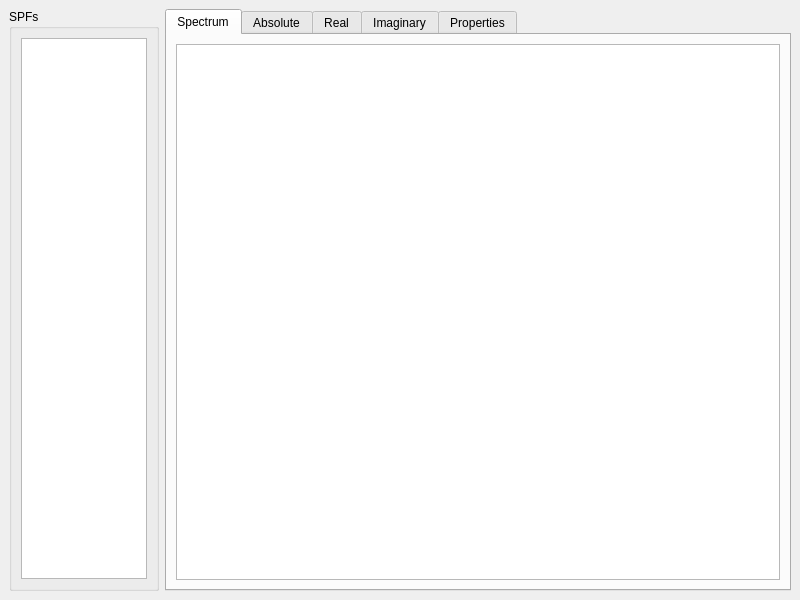
<?xml version="1.0" encoding="UTF-8"?>
<ui version="4.0">
 <class>MainWindow</class>
 <widget class="QMainWindow" name="MainWindow">
  <property name="geometry">
   <rect>
    <x>0</x>
    <y>0</y>
    <width>800</width>
    <height>600</height>
   </rect>
  </property>
  <property name="windowTitle">
   <string>Spectrum of One-Body Operator</string>
  </property>
  <widget class="QWidget" name="centralwidget">
   <layout class="QHBoxLayout" name="horizontalLayout">
    <item>
     <widget class="QGroupBox" name="group_spfs">
      <property name="maximumSize">
       <size>
        <width>150</width>
        <height>16777215</height>
       </size>
      </property>
      <property name="title">
       <string>SPFs</string>
      </property>
      <layout class="QVBoxLayout" name="verticalLayout_4">
       <item>
        <widget class="QListWidget" name="list_spfs"/>
       </item>
      </layout>
     </widget>
    </item>
    <item>
     <widget class="QTabWidget" name="tabs">
      <property name="currentIndex">
       <number>0</number>
      </property>
      <widget class="QWidget" name="tab_spectrum">
       <attribute name="title">
        <string>Spectrum</string>
       </attribute>
       <layout class="QVBoxLayout" name="verticalLayout_5">
        <item>
         <widget class="QGraphicsView" name="plot_spectrum"/>
        </item>
       </layout>
      </widget>
      <widget class="QWidget" name="tab_abs">
       <attribute name="title">
        <string>Absolute</string>
       </attribute>
       <layout class="QVBoxLayout" name="verticalLayout">
        <item>
         <widget class="QGraphicsView" name="plot_abs"/>
        </item>
       </layout>
      </widget>
      <widget class="QWidget" name="tab_real">
       <attribute name="title">
        <string>Real</string>
       </attribute>
       <layout class="QVBoxLayout" name="verticalLayout_2">
        <item>
         <widget class="QGraphicsView" name="plot_real"/>
        </item>
       </layout>
      </widget>
      <widget class="QWidget" name="tab_imag">
       <attribute name="title">
        <string>Imaginary</string>
       </attribute>
       <layout class="QVBoxLayout" name="verticalLayout_3">
        <item>
         <widget class="QGraphicsView" name="plot_imag"/>
        </item>
       </layout>
      </widget>
      <widget class="QWidget" name="tab_properties">
       <attribute name="title">
        <string>Properties</string>
       </attribute>
       <layout class="QVBoxLayout" name="verticalLayout_6">
        <item>
         <widget class="QTableWidget" name="table_properties">
          <row>
           <property name="text">
            <string>Energy</string>
           </property>
          </row>
          <row>
           <property name="text">
            <string>Index</string>
           </property>
          </row>
          <row>
           <property name="text">
            <string>Norm</string>
           </property>
          </row>
          <row>
           <property name="text">
            <string>Max. Overlap</string>
           </property>
          </row>
          <column>
           <property name="text">
            <string>Value</string>
           </property>
          </column>
          <item row="0" column="0">
           <property name="text">
            <string>0</string>
           </property>
          </item>
          <item row="1" column="0">
           <property name="text">
            <string>0</string>
           </property>
          </item>
          <item row="2" column="0">
           <property name="text">
            <string>0</string>
           </property>
          </item>
          <item row="3" column="0">
           <property name="text">
            <string>0</string>
           </property>
          </item>
         </widget>
        </item>
       </layout>
      </widget>
     </widget>
    </item>
   </layout>
  </widget>
 </widget>
 <resources/>
 <connections/>
</ui>
